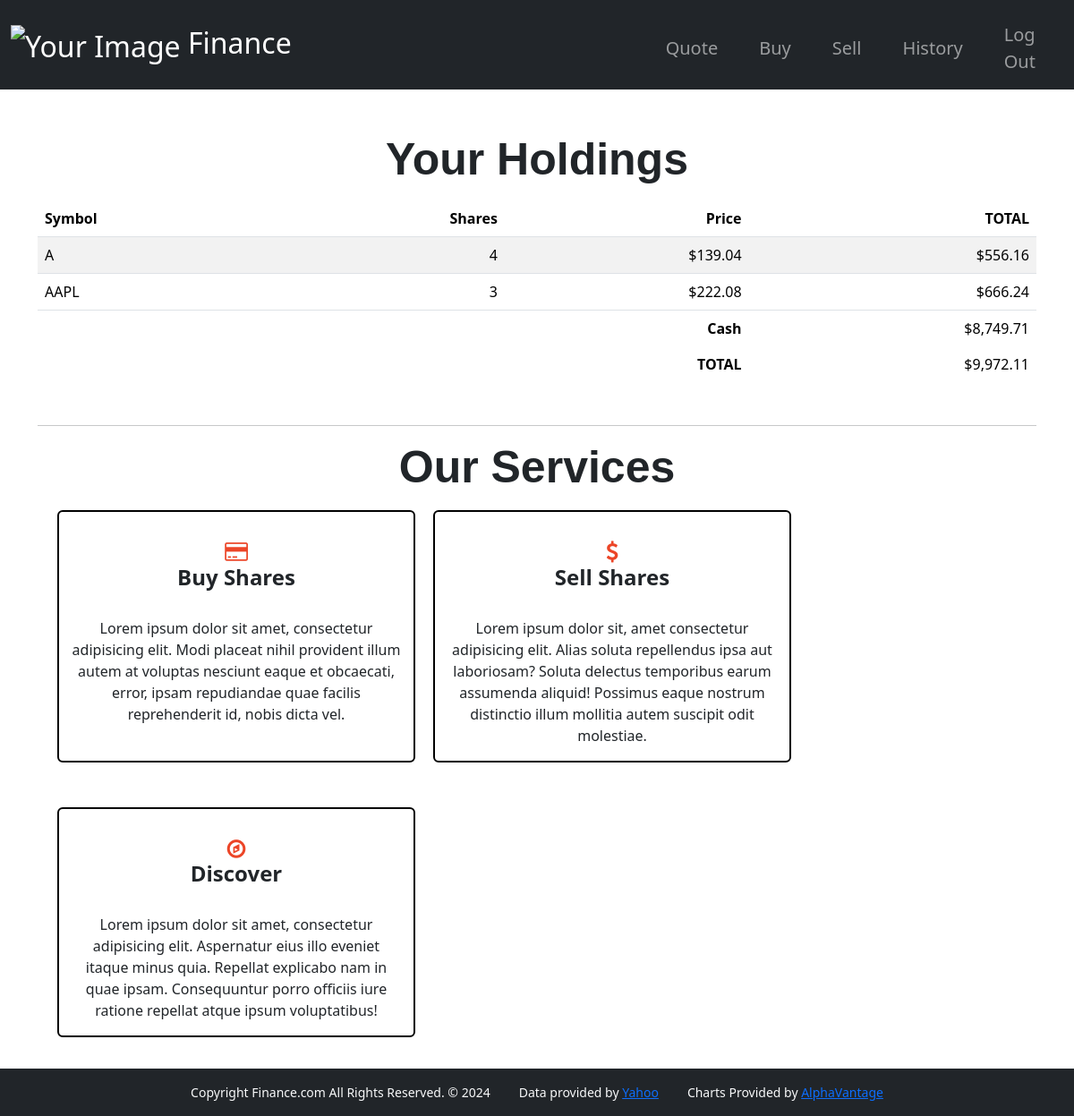
/ (signed in), run on the app's committed database.
### tables this page shows
CREATE TABLE "transactions" (buy_id INTEGER NOT NULL , symbol TEXT NOT NULL , price INTEGER , shares INTEGER , ttl_amt INTEGER , type TEXT, transacted DATETIME, FOREIGN KEY(buy_id) REFERENCES users(id));

CREATE TABLE users (id INTEGER PRIMARY KEY AUTOINCREMENT NOT NULL, username TEXT NOT NULL, hash TEXT NOT NULL, cash NUMERIC NOT NULL DEFAULT 10000.00);

### app.py (the view)
@app.route("/")
@login_required
def index():
    symbols = db.execute("""
        SELECT symbol,
               SUM(CASE WHEN type = 'BUY' THEN shares ELSE -shares END) AS ttl_shares,
               price,
               SUM(CASE WHEN type = 'BUY' THEN shares ELSE -shares END) * price AS ttl_amt
        FROM transactions
        WHERE buy_id = ?
        GROUP BY symbol
        HAVING SUM(CASE WHEN type = 'BUY' THEN shares ELSE -shares END) > 0
    """, session["user_id"])
    rows = db.execute("SELECT cash FROM users WHERE id = ?",
                      session["user_id"])
    cash = rows[0]["cash"]
    total_shares_value = sum(float(symbol["ttl_amt"]) for symbol in symbols)
    total_portfolio_value = total_shares_value + cash
    return render_template("index.html", symbols=symbols, cash=cash, total=total_portfolio_value)

### helpers.py (called while the page is built)
def login_required(f):
    @wraps(f)
    def decorated_function(*args, **kwargs):
        if session.get("user_id") is None:
            return redirect("/login")
        return f(*args, **kwargs)
    return decorated_function

def usd(value):
    return f"${value:,.2f}"

### templates/index.html
{% extends "layout.html" %} {% block title %} Home {% endblock %} {% block main
%}
<div class="mb-3">
    <h2 class="heading">Your Holdings</h2>
</div>
<table class="table table-striped">
  <thead>
    <tr>
      <th class="text-start">Symbol</th>
      <th class="text-end">Shares</th>
      <th class="text-end">Price</th>
      <th class="text-end">TOTAL</th>
    </tr>
  </thead>
  <tbody>
    {% for symbol in symbols %}
    <tr>
      <td class="text-start">{{symbol.symbol}}</td>
      <td class="text-end">{{symbol.ttl_shares}}</td>
      <td class="text-end">{{symbol.price | usd}}</td>
      <td class="text-end">{{symbol.ttl_amt | usd}}</td>
    </tr>
    {% endfor %}
  </tbody>
  <tfoot>
    <tr>
      <td class="border-0 fw-bold text-end" colspan="3">Cash</td>
      <td class="border-0 text-end">{{cash | usd}}</td>
    </tr>
    <tr>
      <td class="border-0 fw-bold text-end" colspan="3">TOTAL</td>
      <td class="border-0 w-bold text-end">{{total | usd}}</td>
    </tr>
  </tfoot>
</table>
<hr class="mt-5">
<div class="container-fluid">
  <div class="mx-auto">
    <h2 class="heading">Our Services</h2>
  </div>
  <div class="container-fluid">
    <div class="row">
      <div class="col-lg-4 card">
        <h3 class="card-title">
          <span>
          <i class="fa fa-credit-card"></i>
          </span>
          <br>
          Buy Shares
        </h3>
        <p class="card-description">
          Lorem ipsum dolor sit amet, consectetur adipisicing elit. Modi placeat nihil provident illum autem at voluptas nesciunt eaque et obcaecati, error, ipsam repudiandae quae facilis reprehenderit id, nobis dicta vel.
        </p>
      </div>
      <div class="col-lg-4 card">
        <h3 class="card-title">
          <span>
          <i class="fa fa-dollar"></i>
          </span>
          <br>
          Sell Shares
        </h3>
        <p class="card-description">
          Lorem ipsum dolor sit, amet consectetur adipisicing elit. Alias soluta repellendus ipsa aut laboriosam? Soluta delectus temporibus earum assumenda aliquid! Possimus eaque nostrum distinctio illum mollitia autem suscipit odit molestiae.
        </p>
      </div>
      <div class="col-lg-4 card">
        <h3 class="card-title">
          <span>
          <i class="fa fa-compass"></i>
          </span>
          <br>
          Discover
        </h3>
        <p class="card-description">
          Lorem ipsum dolor sit amet, consectetur adipisicing elit. Aspernatur eius illo eveniet itaque minus quia. Repellat explicabo nam in quae ipsam. Consequuntur porro officiis iure ratione repellat atque ipsum voluptatibus!
        </p>
      </div>
    </div>
  </div>
</div>
{% endblock %}

### static/styles.css (style rules this page uses)
.heading { font-size: 50px; font-weight: 550; font-family: Arial, Helvetica, sans-serif; }
.card { border: 2px solid black; width: 400px; margin: 10px; margin-bottom: 40px; }
.card-title { font-size: x-large; font-weight: 700; padding: 10px; margin: 20px; }
.card-title span i { color: rgb(236, 69, 39); }

### data on the page
transactions: symbol "AAPL", ttl_shares "3", price "$222.08", ttl_amt "$666.24"
users: cash "$8,749.71"

### other printed values
{{ symbol.symbol }} "A"
{{ symbol.ttl_shares }} "4"
{{ symbol.price | usd }} "$139.04"
{{ symbol.ttl_amt | usd }} "$556.16"
{{ total | usd }} "$9,972.11"
